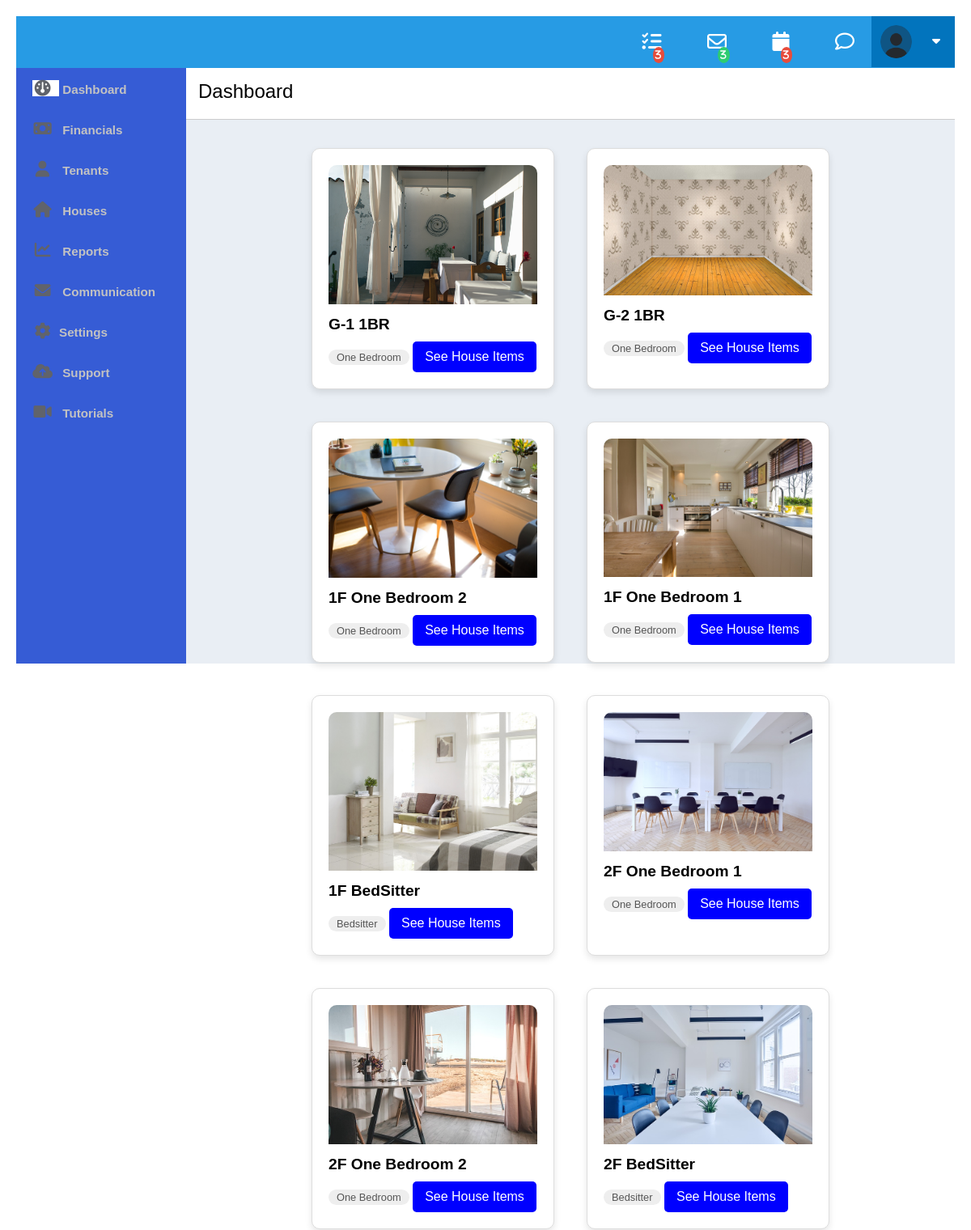
The app's page /houses/ (signed in, upper part), older data.
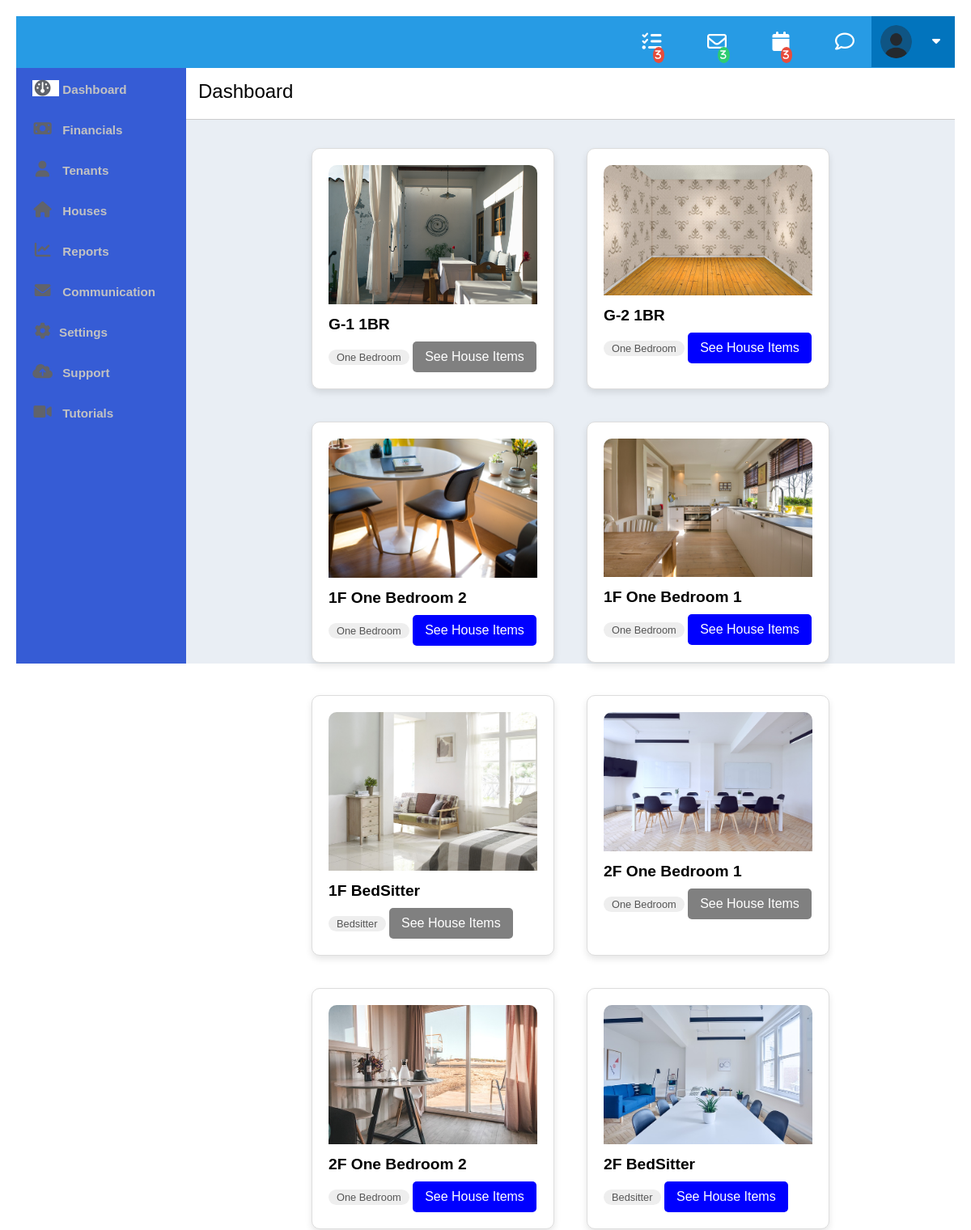
The same page, newer data.
### gaapp/models.py (models this page shows, shortened)
class House(models.Model):
    name = models.CharField(max_length=100)
    house_type = models.CharField(max_length=100, null=True, blank=True)
    is_available = models.BooleanField(default=True)
    apartment = models.ForeignKey(Apartment, on_delete=models.CASCADE, related_name='houses')
    image = models.ImageField(upload_to='house_images/', null=True, blank=True)

### gaapp/views.py (the view)
# urls.py: path('houses/', views.house_list, name='house_list'),
@role_required('tenant')
def house_list(request):
    houses = House.objects.all()
    context = {
        'houses': houses,
        'page_title': 'All Houses',
    }
    return render(request, 'gaapp/house_list.html', context)

### gaapp/templates/gaapp/house_list.html (shortened to what this page needs)
{% extends "gaapp/base.html" %}
{% load static %}
{% block innercontent %}
<section id="content">
    <div id="header">
        <div class="header-nav">
            <div class="menu-button"></div>
            <div class="nav">
                <ul>
                    <li class="nav-settings">
                        <div class="font-icon"><i class="fa fa-tasks"></i></div>
                    </li>
                    <li class="nav-mail">
                        <div class="font-icon">
                            <i class="fa-regular fa-envelope"></i>
                        </div>
                    </li>
                    <li class="nav-calendar">
                        <div class="font-icon">
                            <i class="fa fa-calendar"></i>
                        </div>
                    </li>
                    <li class="nav-chat">
                        <div class="font-icon">
                            <i class="fa-regular fa-comment"></i>
                        </div>
                    </li>
                    <li class="nav-profile">
                        <div class="nav-profile-image">
                            <img
                                src="{% static 'images/profile-avatar.png' %}"
                                alt="profile-img"
                                alt="profile image"
                            />
                            <div class="nav-profile-name">
                                {{ tenant_username }}<i class="fa fa-caret-down"></i>
                            </div>
                        </div>
                    </li>
                </ul>
            </div>
        </div>
    </div>
    <div class="content">
        <div class="content-header">
            <h1>Dashboard</h1>
        </div>
        {% for house in houses %}
            <div class="widget-box sample-widget">
                <div style="position: relative;">
                    {% if house.image %}
                        <img src="{{ house.image.url }}" alt="{{ house.name }}">
                    {% else %}
                        <img src="{% static 'images/default_image.jpg' %}" alt="Default Image">
                    {% endif %}
                </div>
                <h3>{{ house.name }}</h3>
                <p class="tag">{{ house.house_type }}</p>
                {% if house.is_available %}
                    <a href="{% url 'house_items' house.id %}" class="house-btn">See House Items</a>
                {% else %}
                    <a href="#" class="house-btn disabled">See House Items</a>
                {% endif %}
            </div>
        {% endfor %}
    </div>
</section>
{% endblock innercontent %}

### gaapp/templates/gaapp/base.html (shortened to what this page needs)
{% load static %}
<!DOCTYPE html>
<html lang="en">
<head>
    <link rel="stylesheet" href="https://cdnjs.cloudflare.com/ajax/libs/font-awesome/6.0.0-beta3/css/all.min.css">
    <link rel="stylesheet" type="text/css" href="{% static 'gaapp/style.css' %}">
</head>
<body>
    <section class="user-sidedar" id="sidebar">
        <div class="white-label">
        </div>
        <div id="sidebar-nav">
        <ul>
        <li class="active"><a href="#"><i class="fa fa-dashboard"></i> Dashboard</a></li>
        <li><a href="#"><i class="fa-solid fa-money-bill"></i> Financials</a></li>
        <li><a href="#"><i class="fa-solid fa-user"></i> Tenants</a></li>
        <li><a href="{% url 'house_list' %}"><i class="fa-solid fa-house"></i> Houses</a></li>
        <li><a href="#"><i class="fa-solid fa-chart-line"></i> Reports</a></li>
        <li><a href="#"><i class="fa-solid fa-envelope"></i> Communication</a></li>
        <li><a href="#"><i class="fa-solid fa-gear"></i>Settings</a></li>
        <li><a href="#"><i class="fa-solid fa-cloud-arrow-up"></i> Support</a></li>
        <li><a href="#"><i class="fa-solid fa-video"></i> Tutorials</a></li>
        </ul>
        </div>
        </section>
        {% block innercontent %} {% endblock innercontent %}
</body>
</html>

### gaapp/static/gaapp/style.css (style rules this page uses)
html, body { font-family: "Open Sans", sans-serif; height: 100%; }
body { background: #ffffff; height: 100%; }
img { max-width: 100%; }
ul { list-style: none; margin: 0; padding: 0; }
a { text-decoration: none; }
#header { float: left; width: 100%; background: #ffffff; position: relative; }
.white-label { float: left; background: #33373b; max-width: 210px; padding: 10px; min-height: 44px; background: #279be4; width: 100%; max-height: 44px; }
.header-nav { min-height: 64px; -webkit-box-sizing: border-box; --moz-box-sizing: border-box; box-sizing: border-box; background: #279be4; }
.menu-button { float: left; font-size: 29px; color: #ffffff; padding: 12px 19px; }
.nav ul { height: 64px; float: right; }
.nav ul li { float: left; position: relative; padding: 11px; }
.nav > ul > li:first-child { border-left: none; }
.nav ul li i { color: #ffffff; }
.header-nav { min-height: 64px; -webkit-box-sizing: border-box; -moz-box-sizing: border-box; box-sizing: border-box; background: #279be4; }
.font-icon i:after { position: relative; content: "3"; background: #e74c3c; color: #ffffff; font-size: 12px; border-radius: 50%; width: 10px; height: 10px; padding: 3px 4px 4px 3px; text-align: center; top: 12px; right: 11px; }
.font-icon { padding: 8px 10px; }
.font-icon i { font-size: 24px; }
.nav-mail .font-icon i:after { background: #2ecc71; }
.nav-profile { background: #0274bd; }
.nav-profile-image img { width: 39px; height: 41px; border-radius: 50%; float: left; }
.nav-profile-name { float: right; margin: 11px 7px 8px 14px; color: #ffffff; }
.nav-profile-name i { padding: 0 0 0 11px; }
.nav-chat i:after { display: none; }
#sidebar { overflow: hidden; width: 210px; height: 100%; float: left; background: #205ed8; }
#sidebar-nav { width: 106%; height: 100%; padding: 0; background: #415cd4b0; border-right: 1px solid #e0e0e0; overflow-y: scroll; }
#sidebar-nav ul li a { color: #c2c2c2; font-size: 0.95em; padding: 15px 20px; float: left; width: 100%; font-weight: 600; -webkit-box-sizing: border-box; -moz-box-sizing: border-box; box-sizing: border-box; }
#sidebar-nav ul li.active a i { background: #ffffff; }
#sidebar-nav i { padding-right: 8px; font-size: 1.3em; color: #60636b; width: 25px; text-align: center; }
#content { float: left; width: calc(100% - 210px); height: 100%; overflow-wrap: break-word; background: #ffffff; font-family: Raleway, sans-serif; }
.content { display: flex; flex-wrap: wrap; justify-content: center; float: left; background: #E9EEF4; width: 100%; height: calc(100% - 64px); -webkit-box-sizing: border-box; -moz-box-sizing: border-box; box-sizing: border-box; }
.content-header { background: #fff; float: left; width: 100%; margin-bottom: 15px; padding: 15px; -webkit-box-sizing: border-box; -moz-box-sizing: border-box; box-sizing: border-box; border-bottom: 1px solid #ccc; }
.content-header h1 { margin: 0; font-weight: normal; padding-bottom: 5px; }
.widget-box { border: 1px solid #ddd; padding: 20px; margin: 20px; width: 300px; box-sizing: border-box; box-shadow: 0 4px 8px rgba(0, 0, 0, 0.1); border-radius: 10px; overflow: hidden; background: #fff; transition: transform 0.3s ease; }
.widget-box img { width: 100%; height: auto; border-radius: 10px 10px 0 0; }
.widget-box h3 { margin: 10px 0; font-size: 1.2em; }
.widget-box p { margin: 5px 0; color: #555; }
.tag { display: inline-block; background-color: #eee; color: #333; padding: 2px 10px; border-radius: 15px; font-size: 0.8em; }
.sample-widget { max-width: 47%; }
.house-btn { padding: 10px 15px; text-decoration: none; color: white; background-color: blue; border-radius: 5px; display: inline-block; }
.house-btn.disabled { background-color: grey; cursor: not-allowed; }

### gaapp/templates/gaapp/base.html (style rules this page uses)
body { font-family: Arial, sans-serif; margin: 20px; }

Row changes from the older to the newer data that the page shows:
changed House "G-1 1BR": is_available True → False (drawn)
changed House "1F BedSitter": is_available True → False (drawn)
changed House "2F One Bedroom 1": is_available True → False (drawn)
